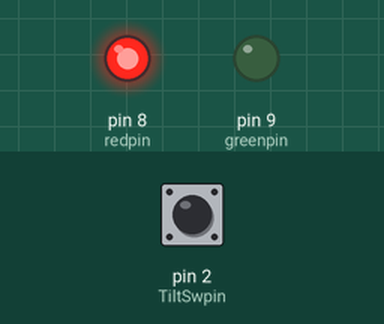
Simulated run of this sketch. Board: Arduino Nano, built with avr-gcc and run on an emulated ATmega328P. On the bench: output pins drawn as LEDs (lit = HIGH). The test bench sets the inputs (shaded band); at power-on: pin 2 (TiltSwpin) HIGH.

Above: at 1.2 s.
1.3 s: pin 2 (TiltSwpin) pulled LOW for 0.15 s
At 1.37 s:
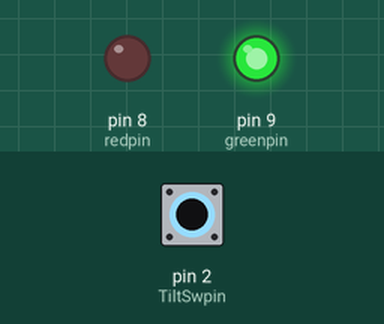
2.9 s: pin 2 (TiltSwpin) pulled LOW for 3.2 s
At 6.7 s:
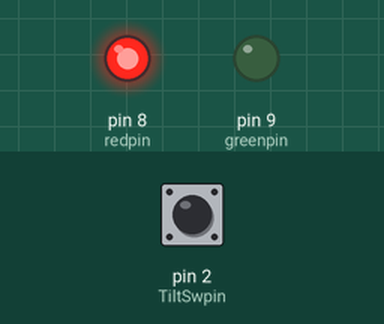
Timing chart, 0 to 8.2 s (numbered marks = the images above; inputs shaded):
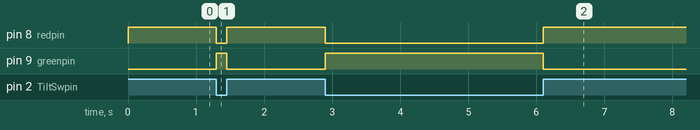

The sketch:

36_Tilt_Switches.ino
```cpp
int TiltSwpin = 2;
int redpin = 8;
int greenpin = 9;

void setup() {
  // put your setup code here, to run once:
  pinMode(redpin, OUTPUT);
  pinMode(greenpin,OUTPUT);

  pinMode(TiltSwpin, INPUT);
  digitalWrite(TiltSwpin,HIGH);
}

void loop() {
  // put your main code here, to run repeatedly:
  if(digitalRead(TiltSwpin) == 0){
    digitalWrite(greenpin, HIGH);
    digitalWrite(redpin, LOW);
  }else{
    {
    digitalWrite(greenpin, LOW);
    digitalWrite(redpin, HIGH);
  }
  }
}
```

Measured:
- after the input at 1.3 s, pin 8 (redpin): HIGH → LOW at once, → HIGH 0.15 s later; pin 9 (greenpin): LOW → HIGH at once, → LOW 0.15 s later
- after the input at 2.9 s, pin 8 (redpin): HIGH → LOW at once, → HIGH 3.2 s later; pin 9 (greenpin): LOW → HIGH at once, → LOW 3.2 s later
